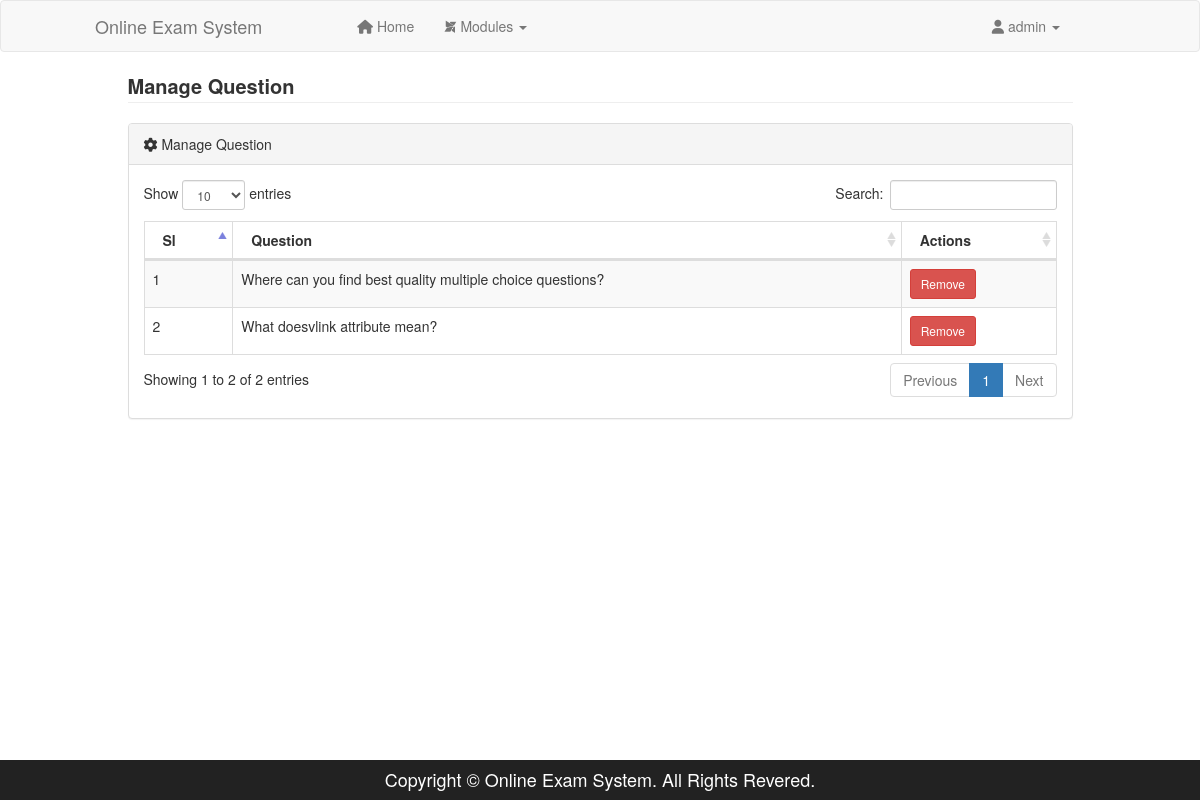
/admin/queslist.php (signed in), run on the app's committed database.
### tables this page shows
CREATE TABLE `tbl_ques` (
  `id` int(11) NOT NULL,
  `quesNo` int(11) NOT NULL,
  `ques` text NOT NULL
);

### lib/Database.php (called while the page is built, shortened)
<?php
Class Database{
	public $host   = DB_HOST;
	public $user   = DB_USER;
	public $pass   = DB_PASS;
	public $dbname = DB_NAME;
	public $link;
	private function connectDB(){
	$this->link = new mysqli($this->host, $this->user, $this->pass, $this->dbname);
 }
	public function select($query){
		$result = $this->link->query($query) or die($this->link->error.__LINE__);
		if($result->num_rows > 0){
			return $result;
		} else {
			return false;
		}
	}
}

### classess/Exam.php (called while the page is built, shortened)
<?php
    $filepath = realpath(dirname(__FILE__));
	include_once ($filepath.'/../lib/Database.php');
	class Exam{
		private $db;
		public function __construct() {
			$this->db = new Database();
		}
		public function getQuesByOrder() {
			$query = "SELECT * FROM tbl_ques ORDER BY quesNo";
			$result = $this->db->select($query);
			return $result;
		}
	}
 ?>

### admin/queslist.php (the view, shortened to what this page needs)
<?php
    $filepath = realpath(dirname(__FILE__));
    include_once ($filepath.'/inc/header.php');
    include_once ($filepath.'/../classess/Exam.php');
    $exam = new Exam();
?>
<div class="container">
	<div class="row">
		<div class="col-lg-10 col-lg-offset-1">
			<span style="font-size: 20px; font-weight: bold;">Manage Question</span><hr style="margin-top:1px;">
			<div class="panel panel-default">
				<div class="panel-heading"><i class="fa fa-cog" aria-hidden="true"></i> Manage Question</div>
				<div class="panel-body">
					<table width="100%" class="table table-striped table-bordered table-hover" id="dataTables-example">
						<thead>
							<tr>
								<th>Sl</th>
								<th>Question</th>
								<th>Actions</th>
							</tr>
						</thead>
						<tbody>
            <?php
                $getData = $exam->getQuesByOrder();
                if ($getData) {
                  $i = 0;
                  while ($result = $getData->fetch_assoc()) {
                    $i++;
               ?>
							<tr class="odd gradeX">
								<td><?php echo $i; ?></td>
								<td><?php echo $result['ques']; ?></td>
								<td>
                  <a onclick="return confirm('Are you sure to remove?');" href="?delques=<?php echo $result['quesNo']; ?>" class="btn btn-danger btn-sm">Remove</a>
								</td>
							</tr>
              <?php } } else { ?>
                 <tr><td colspan="3" style="text-align:center"><?php echo "<b>Question Not Available !</b>"; ?></td></tr>
               <?php } ?>
						</tbody>
					</table>
				</div>
			</div>
		</div>
	</div>
</div>
 <?php include 'inc/footer.php'; ?>

### data on the page
tbl_ques: ques "Where can you find best quality multiple choice questions?"
tbl_ques: ques "What doesvlink attribute mean?"

### other printed values
Session::get("adminUser") "admin"
